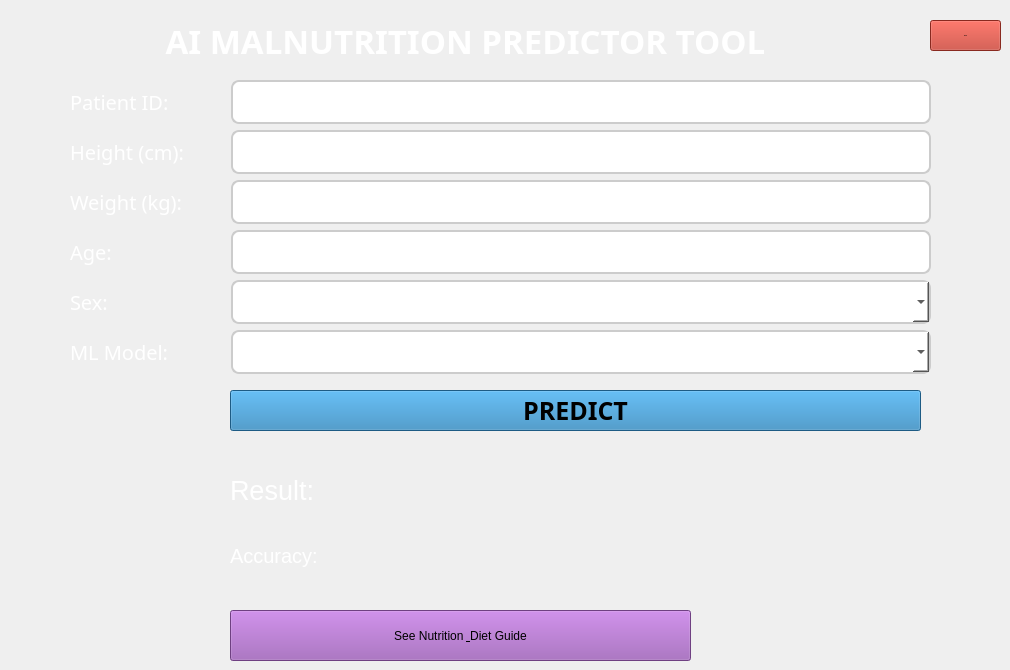
    <widget class="QWidget" name="Prediction">
     <property name="styleSheet">
      <string notr="true">QWidget#Prediction{background-color: rgb(52, 73, 94);}
QLabel{color: rgb(255, 255, 255);}
QLineEdit {
            font-size: 15px;
            padding: 5px;
            border-radius: 8px;
            border: 2px solid #ccc;
            background: white;
        }
        QComboBox {
            font-size: 15px;
            padding: 5px;
            border-radius: 8px;
            border: 2px solid #ccc;
            background: white;
        }</string>
     </property>
     <widget class="QLabel" name="label_5">
      <property name="geometry">
       <rect>
        <x>50</x>
        <y>10</y>
        <width>831</width>
        <height>61</height>
       </rect>
      </property>
      <property name="font">
       <font>
        <family>Barlow</family>
        <pointsize>25</pointsize>
        <bold>true</bold>
       </font>
      </property>
      <property name="text">
       <string>AI MALNUTRITION PREDICTOR TOOL</string>
      </property>
      <property name="alignment">
       <set>Qt::AlignmentFlag::AlignCenter</set>
      </property>
     </widget>
     <widget class="QWidget" name="verticalLayoutWidget">
      <property name="geometry">
       <rect>
        <x>30</x>
        <y>80</y>
        <width>941</width>
        <height>294</height>
       </rect>
      </property>
      <layout class="QVBoxLayout" name="verticalLayout">
       <item>
        <layout class="QHBoxLayout" name="horizontalLayout_4">
         <item>
          <spacer name="horizontalSpacer_7">
           <property name="orientation">
            <enum>Qt::Orientation::Horizontal</enum>
           </property>
           <property name="sizeType">
            <enum>QSizePolicy::Policy::Fixed</enum>
           </property>
           <property name="sizeHint" stdset="0">
            <size>
             <width>40</width>
             <height>20</height>
            </size>
           </property>
          </spacer>
         </item>
         <item>
          <widget class="QLabel" name="label_6">
           <property name="sizePolicy">
            <sizepolicy hsizetype="Preferred" vsizetype="Preferred">
             <horstretch>0</horstretch>
             <verstretch>0</verstretch>
            </sizepolicy>
           </property>
           <property name="font">
            <font>
             <family>Barlow</family>
             <pointsize>15</pointsize>
             <bold>false</bold>
            </font>
           </property>
           <property name="text">
            <string>Patient ID:</string>
           </property>
          </widget>
         </item>
         <item>
          <widget class="QLineEdit" name="patientIDInput">
           <property name="sizePolicy">
            <sizepolicy hsizetype="Fixed" vsizetype="Preferred">
             <horstretch>0</horstretch>
             <verstretch>0</verstretch>
            </sizepolicy>
           </property>
           <property name="minimumSize">
            <size>
             <width>700</width>
             <height>0</height>
            </size>
           </property>
           <property name="baseSize">
            <size>
             <width>100</width>
             <height>0</height>
            </size>
           </property>
           <property name="font">
            <font>
             <family>Barlow</family>
             <pointsize>-1</pointsize>
             <bold>true</bold>
            </font>
           </property>
          </widget>
         </item>
         <item>
          <spacer name="horizontalSpacer_8">
           <property name="orientation">
            <enum>Qt::Orientation::Horizontal</enum>
           </property>
           <property name="sizeType">
            <enum>QSizePolicy::Policy::Fixed</enum>
           </property>
           <property name="sizeHint" stdset="0">
            <size>
             <width>40</width>
             <height>20</height>
            </size>
           </property>
          </spacer>
         </item>
        </layout>
       </item>
       <item>
        <layout class="QHBoxLayout" name="horizontalLayout_7">
         <item>
          <spacer name="horizontalSpacer_13">
           <property name="orientation">
            <enum>Qt::Orientation::Horizontal</enum>
           </property>
           <property name="sizeType">
            <enum>QSizePolicy::Policy::Fixed</enum>
           </property>
           <property name="sizeHint" stdset="0">
            <size>
             <width>40</width>
             <height>20</height>
            </size>
           </property>
          </spacer>
         </item>
         <item>
          <widget class="QLabel" name="label_9">
           <property name="font">
            <font>
             <family>Barlow</family>
             <pointsize>15</pointsize>
             <bold>false</bold>
            </font>
           </property>
           <property name="text">
            <string>Height (cm): </string>
           </property>
          </widget>
         </item>
         <item>
          <widget class="QLineEdit" name="heightInput">
           <property name="sizePolicy">
            <sizepolicy hsizetype="Fixed" vsizetype="Preferred">
             <horstretch>0</horstretch>
             <verstretch>0</verstretch>
            </sizepolicy>
           </property>
           <property name="minimumSize">
            <size>
             <width>700</width>
             <height>0</height>
            </size>
           </property>
           <property name="font">
            <font>
             <family>Barlow</family>
             <pointsize>-1</pointsize>
             <bold>false</bold>
            </font>
           </property>
          </widget>
         </item>
         <item>
          <spacer name="horizontalSpacer_14">
           <property name="orientation">
            <enum>Qt::Orientation::Horizontal</enum>
           </property>
           <property name="sizeType">
            <enum>QSizePolicy::Policy::Fixed</enum>
           </property>
           <property name="sizeHint" stdset="0">
            <size>
             <width>40</width>
             <height>20</height>
            </size>
           </property>
          </spacer>
         </item>
        </layout>
       </item>
       <item>
        <layout class="QHBoxLayout" name="horizontalLayout_6">
         <item>
          <spacer name="horizontalSpacer_11">
           <property name="orientation">
            <enum>Qt::Orientation::Horizontal</enum>
           </property>
           <property name="sizeType">
            <enum>QSizePolicy::Policy::Fixed</enum>
           </property>
           <property name="sizeHint" stdset="0">
            <size>
             <width>40</width>
             <height>20</height>
            </size>
           </property>
          </spacer>
         </item>
         <item>
          <widget class="QLabel" name="label_8">
           <property name="font">
            <font>
             <family>Barlow</family>
             <pointsize>15</pointsize>
             <bold>false</bold>
            </font>
           </property>
           <property name="text">
            <string>Weight (kg): </string>
           </property>
          </widget>
         </item>
         <item>
          <widget class="QLineEdit" name="WeightInput">
           <property name="sizePolicy">
            <sizepolicy hsizetype="Fixed" vsizetype="Preferred">
             <horstretch>0</horstretch>
             <verstretch>0</verstretch>
            </sizepolicy>
           </property>
           <property name="minimumSize">
            <size>
             <width>700</width>
             <height>0</height>
            </size>
           </property>
           <property name="font">
            <font>
             <family>Barlow</family>
             <pointsize>-1</pointsize>
            </font>
           </property>
          </widget>
         </item>
         <item>
          <spacer name="horizontalSpacer_12">
           <property name="orientation">
            <enum>Qt::Orientation::Horizontal</enum>
           </property>
           <property name="sizeType">
            <enum>QSizePolicy::Policy::Fixed</enum>
           </property>
           <property name="sizeHint" stdset="0">
            <size>
             <width>40</width>
             <height>20</height>
            </size>
           </property>
          </spacer>
         </item>
        </layout>
       </item>
       <item>
        <layout class="QHBoxLayout" name="horizontalLayout_8">
         <item>
          <spacer name="horizontalSpacer_15">
           <property name="orientation">
            <enum>Qt::Orientation::Horizontal</enum>
           </property>
           <property name="sizeType">
            <enum>QSizePolicy::Policy::Fixed</enum>
           </property>
           <property name="sizeHint" stdset="0">
            <size>
             <width>40</width>
             <height>20</height>
            </size>
           </property>
          </spacer>
         </item>
         <item>
          <widget class="QLabel" name="label_10">
           <property name="font">
            <font>
             <family>Barlow</family>
             <pointsize>15</pointsize>
             <bold>false</bold>
            </font>
           </property>
           <property name="text">
            <string>Age: </string>
           </property>
          </widget>
         </item>
         <item>
          <widget class="QLineEdit" name="AgeInput">
           <property name="sizePolicy">
            <sizepolicy hsizetype="Fixed" vsizetype="Preferred">
             <horstretch>0</horstretch>
             <verstretch>0</verstretch>
            </sizepolicy>
           </property>
           <property name="minimumSize">
            <size>
             <width>700</width>
             <height>0</height>
            </size>
           </property>
           <property name="font">
            <font>
             <family>Barlow</family>
             <pointsize>-1</pointsize>
            </font>
           </property>
          </widget>
         </item>
         <item>
          <spacer name="horizontalSpacer_16">
           <property name="orientation">
            <enum>Qt::Orientation::Horizontal</enum>
           </property>
           <property name="sizeType">
            <enum>QSizePolicy::Policy::Fixed</enum>
           </property>
           <property name="sizeHint" stdset="0">
            <size>
             <width>40</width>
             <height>20</height>
            </size>
           </property>
          </spacer>
         </item>
        </layout>
       </item>
       <item>
        <layout class="QHBoxLayout" name="horizontalLayout_9">
         <item>
          <spacer name="horizontalSpacer_17">
           <property name="orientation">
            <enum>Qt::Orientation::Horizontal</enum>
           </property>
           <property name="sizeType">
            <enum>QSizePolicy::Policy::Fixed</enum>
           </property>
           <property name="sizeHint" stdset="0">
            <size>
             <width>40</width>
             <height>20</height>
            </size>
           </property>
          </spacer>
         </item>
         <item>
          <widget class="QLabel" name="label_11">
           <property name="font">
            <font>
             <family>Barlow</family>
             <pointsize>15</pointsize>
             <bold>false</bold>
            </font>
           </property>
           <property name="text">
            <string>Sex: </string>
           </property>
          </widget>
         </item>
         <item>
          <widget class="QComboBox" name="sexInput">
           <property name="sizePolicy">
            <sizepolicy hsizetype="Fixed" vsizetype="Preferred">
             <horstretch>0</horstretch>
             <verstretch>0</verstretch>
            </sizepolicy>
           </property>
           <property name="minimumSize">
            <size>
             <width>700</width>
             <height>29</height>
            </size>
           </property>
          </widget>
         </item>
         <item>
          <spacer name="horizontalSpacer_18">
           <property name="orientation">
            <enum>Qt::Orientation::Horizontal</enum>
           </property>
           <property name="sizeType">
            <enum>QSizePolicy::Policy::Fixed</enum>
           </property>
           <property name="sizeHint" stdset="0">
            <size>
             <width>40</width>
             <height>20</height>
            </size>
           </property>
          </spacer>
         </item>
        </layout>
       </item>
       <item>
        <layout class="QHBoxLayout" name="horizontalLayout_5">
         <item>
          <spacer name="horizontalSpacer_9">
           <property name="orientation">
            <enum>Qt::Orientation::Horizontal</enum>
           </property>
           <property name="sizeType">
            <enum>QSizePolicy::Policy::Fixed</enum>
           </property>
           <property name="sizeHint" stdset="0">
            <size>
             <width>40</width>
             <height>20</height>
            </size>
           </property>
          </spacer>
         </item>
         <item>
          <widget class="QLabel" name="label_7">
           <property name="font">
            <font>
             <family>Barlow</family>
             <pointsize>15</pointsize>
             <bold>false</bold>
            </font>
           </property>
           <property name="text">
            <string>ML Model:</string>
           </property>
          </widget>
         </item>
         <item>
          <widget class="QComboBox" name="modelInput">
           <property name="sizePolicy">
            <sizepolicy hsizetype="Fixed" vsizetype="Preferred">
             <horstretch>0</horstretch>
             <verstretch>0</verstretch>
            </sizepolicy>
           </property>
           <property name="minimumSize">
            <size>
             <width>700</width>
             <height>29</height>
            </size>
           </property>
          </widget>
         </item>
         <item>
          <spacer name="horizontalSpacer_10">
           <property name="orientation">
            <enum>Qt::Orientation::Horizontal</enum>
           </property>
           <property name="sizeType">
            <enum>QSizePolicy::Policy::Fixed</enum>
           </property>
           <property name="sizeHint" stdset="0">
            <size>
             <width>40</width>
             <height>20</height>
            </size>
           </property>
          </spacer>
         </item>
        </layout>
       </item>
      </layout>
     </widget>
     <widget class="QPushButton" name="backBtn">
      <property name="geometry">
       <rect>
        <x>930</x>
        <y>20</y>
        <width>71</width>
        <height>31</height>
       </rect>
      </property>
      <property name="font">
       <font>
        <pointsize>-1</pointsize>
        <bold>true</bold>
       </font>
      </property>
      <property name="styleSheet">
       <string notr="true">background-color: rgb(192, 57, 43);</string>
      </property>
      <property name="text">
       <string>BACK</string>
      </property>
     </widget>
     <widget class="QPushButton" name="predictBtn">
      <property name="geometry">
       <rect>
        <x>230</x>
        <y>390</y>
        <width>691</width>
        <height>41</height>
       </rect>
      </property>
      <property name="font">
       <font>
        <family>Barlow</family>
        <pointsize>-1</pointsize>
        <bold>true</bold>
       </font>
      </property>
      <property name="styleSheet">
       <string notr="true">QPushButton{font-size: 25px;
	background-color: rgb(41, 128, 185);
}
</string>
      </property>
      <property name="text">
       <string>PREDICT</string>
      </property>
     </widget>
     <widget class="QLabel" name="resultLabel">
      <property name="geometry">
       <rect>
        <x>230</x>
        <y>470</y>
        <width>491</width>
        <height>41</height>
       </rect>
      </property>
      <property name="font">
       <font>
        <pointsize>20</pointsize>
       </font>
      </property>
      <property name="text">
       <string>Result: </string>
      </property>
     </widget>
     <widget class="QLabel" name="accuracyLabel">
      <property name="geometry">
       <rect>
        <x>230</x>
        <y>540</y>
        <width>491</width>
        <height>31</height>
       </rect>
      </property>
      <property name="font">
       <font>
        <pointsize>15</pointsize>
       </font>
      </property>
      <property name="text">
       <string>Accuracy: </string>
      </property>
     </widget>
     <widget class="QPushButton" name="nutrtionbtn">
      <property name="geometry">
       <rect>
        <x>230</x>
        <y>610</y>
        <width>461</width>
        <height>51</height>
       </rect>
      </property>
      <property name="styleSheet">
       <string notr="true">font: 16pt &quot;Barlow&quot;;
background-color: rgb(155, 89, 182);</string>
      </property>
      <property name="text">
       <string>See Nutrition &amp; Diet Guide</string>
      </property>
     </widget>
    </widget>
